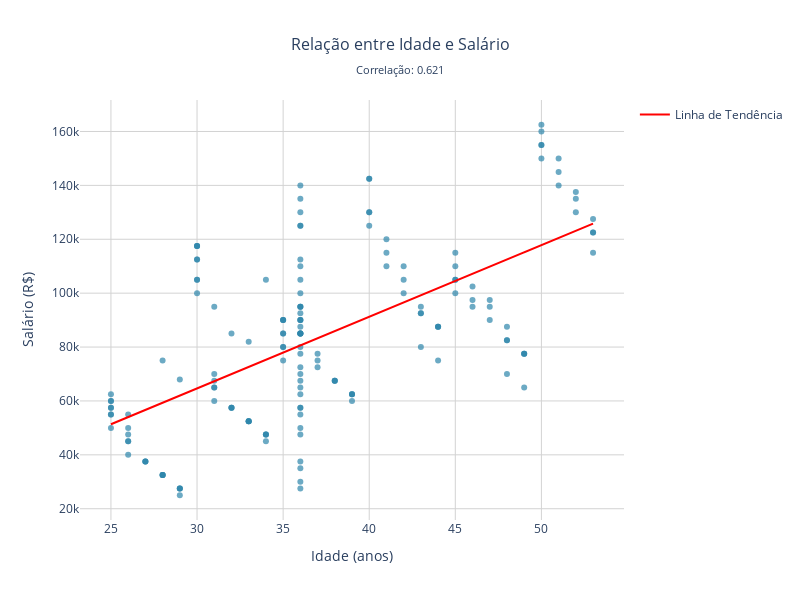

Notebook source saved alongside this figure:
### Markdown cell above
#### 3.2.3 Income e Age

### Code cell
# Criar o scatterplot
fig = px.scatter(df, 
                 x='Age', 
                 y='Income',
                 title='Relação entre Idade e Salário',
                 labels={'Age': 'Idade', 'Income': 'Salário'},
                 opacity=0.7,
                 color_discrete_sequence=['#2E86AB'])

# Calcular linha de tendência
z = np.polyfit(df['Age'], df['Income'], 1)
p = np.poly1d(z)

# Adicionar linha de tendência
fig.add_scatter(x=df['Age'], 
                y=p(df['Age']),
                mode='lines',
                name='Linha de Tendência',
                line=dict(color='red', width=2))

# Calcular correlação
correlation, p_value = pearsonr(df['Age'], df['Income'])

# Personalizar layout
fig.update_layout(
    title={
        'text': f'Relação entre Idade e Salário<br><sub>Correlação: {correlation:.3f}</sub>',
        'x': 0.5,
        'xanchor': 'center',
        'font': {'size': 16}
    },
    xaxis_title='Idade (anos)',
    yaxis_title='Salário (R$)',
    width=800,
    height=600,
    plot_bgcolor='white',
    hovermode='closest'
)

# Adicionar grid
fig.update_xaxes(showgrid=True, gridwidth=1, gridcolor='lightgray')
fig.update_yaxes(showgrid=True, gridwidth=1, gridcolor='lightgray')

# Personalizar hover
fig.update_traces(
    hovertemplate='<b>Idade:</b> %{x} anos<br><b>Salário:</b> %{y}<extra></extra>',
    selector=dict(mode='markers')
)

fig.show()

### Figure 1 — Plotly figure (JSON) as saved in the notebook; plotly's stock layout.template omitted (floating-point values rounded to 4 significant figures; data arrays with more than 128 entries replaced by an {"elided": "..."} marker saying what was removed)
{"data": [{"hovertemplate": "<b>Idade:</b> %{x} anos<br><b>Salário:</b> %{y}<extra></extra>", "legendgroup": "", "marker": {"color": "#2E86AB", "opacity": 0.7, "symbol": "circle"}, "mode": "markers", "name": "", "orientation": "v", "showlegend": false, "type": "scatter", "x": {"elided": "164 int values"}, "xaxis": "x", "y": {"elided": "164 float values"}, "yaxis": "y"}, {"line": {"color": "red", "width": 2}, "mode": "lines", "name": "Linha de Tendência", "type": "scatter", "x": {"elided": "164 int values"}, "y": {"elided": "164 float values"}}], "layout": {"height": 600, "hovermode": "closest", "legend": {"tracegroupgap": 0}, "plot_bgcolor": "white", "title": {"font": {"size": 16}, "text": "Relação entre Idade e Salário<br><sub>Correlação: 0.621</sub>", "x": 0.5, "xanchor": "center"}, "width": 800, "xaxis": {"anchor": "y", "domain": [0, 1], "gridcolor": "lightgray", "gridwidth": 1, "showgrid": true, "title": {"text": "Idade (anos)"}}, "yaxis": {"anchor": "x", "domain": [0, 1], "gridcolor": "lightgray", "gridwidth": 1, "showgrid": true, "title": {"text": "Salário (R$)"}}}}
